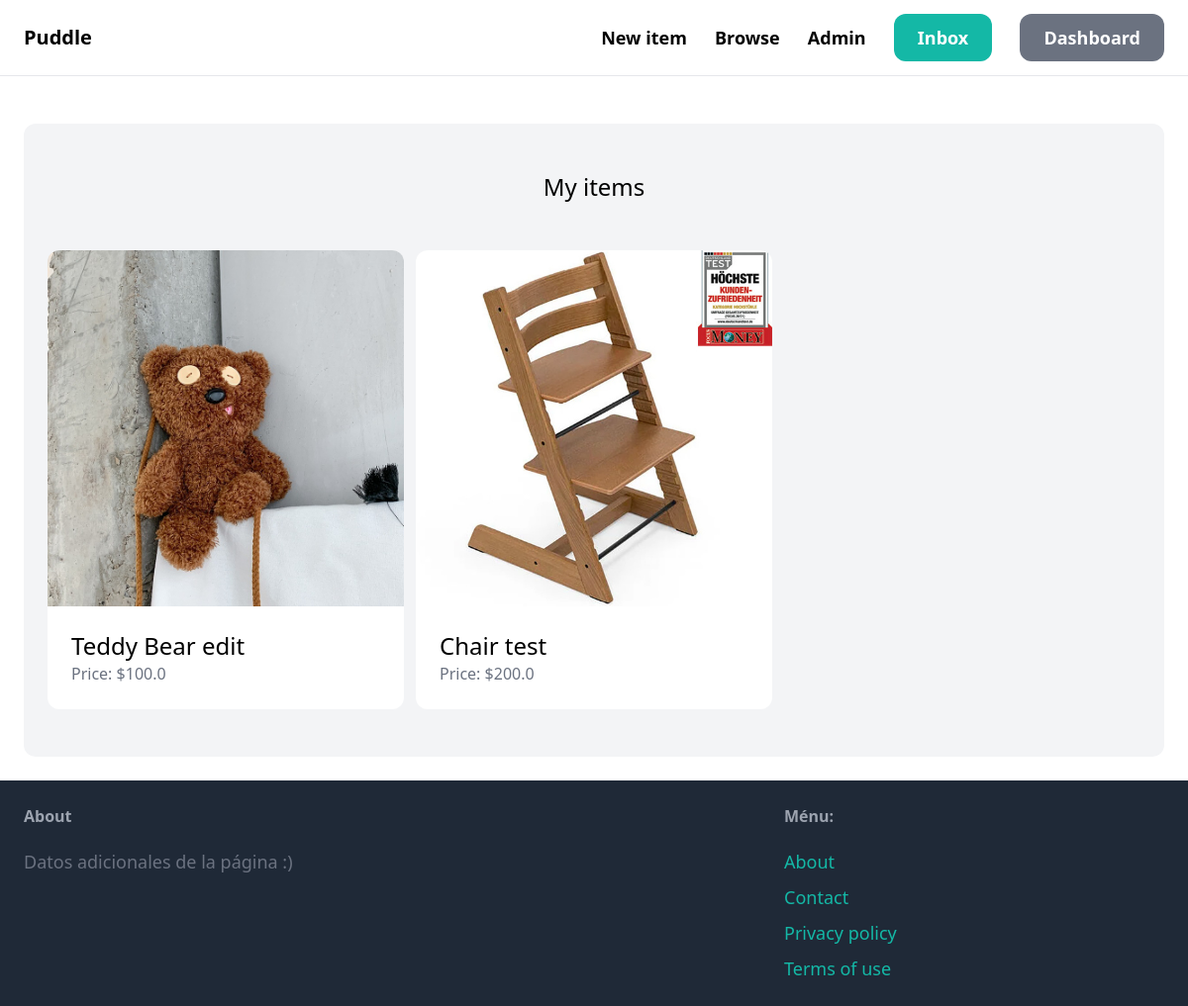
The app's page /dashboard/ (signed in) with its own data.
### item/models.py (models this page shows, shortened)
class Item(models.Model):
    category = models.ForeignKey(Category,related_name='items',on_delete=models.CASCADE)
    name = models.CharField(max_length=255)
    description = models.TextField(blank=True,null=True)
    price = models.FloatField()
    image = models.ImageField(upload_to='item_images',blank=True,null=True)
    is_sold = models.BooleanField(default=False)
    created_by = models.ForeignKey(User,related_name='items',on_delete=models.CASCADE)
    created_at = models.DateTimeField(auto_now_add=True)

### dashboard/views.py (the view)
# urls.py: path('',index,name='index'),
@login_required
def index(request):
    items = Item.objects.filter(created_by=request.user)
    return render(request, 'dashboard/index.html', {
        'items': items
    })

### dashboard/templates/dashboard/index.html (shortened to what this page needs)
{% extends 'core/base.html' %}
{% block content %}
    <div class="mt-6 px-6 py-12 bg-gray-100 rounded-xl">
        <h2 class="mb-12 text-2xl text-center">My items</h2>
        <div class="grid grid-cols-3 gap-3">
            {% for item in items %}
            <div>
                <a href="{% url 'item:detail' item.id %}">
                    <div>
                        <img class="rounded-t-xl" src="{{item.image.url}}" alt="">
                    </div>
                    <div class="p-6 bg-white rounded-b-xl">
                        <h2 class="text-2xl"> {{item.name}} </h2>
                        <p class="text-gray-500">Price: ${{item.price}} </p>
                    </div>
                </a>
            </div>
            {% endfor %}
        </div>
    </div>
{% endblock %}

### records on screen
Item: image (picture), name "Teddy Bear edit", price "100.0"
Item: image (picture), name "Chair test", price "200.0"
